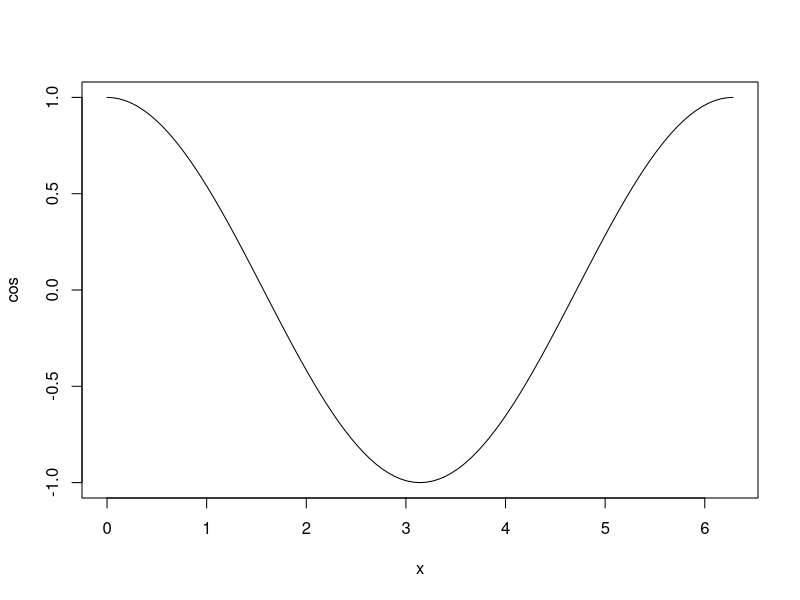

Here is the R script that generated this plot: (Note: this script raises an error after producing the figure.)
plot(cos, xlim=c(0, 2*pi)) #c() concatenates 0 and 2*pi
1:22 #sequence from 1 to 22

#sequence wil specific length
seq(from=0, to=pi,length.out=314) #fr=0 works (character matching)
c(1, 2, -10)

sum(1:100)

head(month.abb) #"Jan"
tail(month.name) #"January"

letters #character vector lower
LETTERS #character vector upper
letters[2]
letters[-(1:20)]

c(letters, month.abb)

#gets date as that format
#%b is month(abbreviated)
x = seq(from=as.Date('Jan 01, 2004', format='%b %d, %Y'),
        to=as.Date('2004-12-31'), #R already knows this format
        by='day'
        ) #makes table with headers and days
table(months(x))
which(x=="2004-09-01") #finds place of day (245th)

Sys.Date() #date
Sys.time() #date and time
as.Date('2017-12-31') - Sys.Date()

neighbour = 'November 22, 1969'
me = 'May 10, 2000'
as.Date(me, format='%b %d, %Y') - as.Date(neighbour, format='%b %d, %Y')

z = sample(letters, size=10) #random 10 letters
class(z)
print(z)

#R does the for loop for you, fastest way
#because all variables are vectorized
sqrt(1:4)
2^(1:4)
1:4 + seq(0, pi, length.out=4)

3 + 1:6 #shorter length object gets recycled
0:1 + 1:6 #adds 1 to every other number seq(0, 1) is recycled
#  0 1 0 1 0 1
#+ 1 2 3 4 5 6
#-------------
#  1 3 3 5 5 6

1:3 * 1:5 #uneven recycle, watch out (triggers warning but not error)
#  1 2 3 1 2
#x 1 2 3 4 5
#___________
#  1 4 9 4 10

b = 101:129
b %% 3 == 0 #sequence of booleans (TRUE if divisible by 3)

TRUE + FALSE #1
TRUE + TRUE #2
FALSE + FALSE #0

mean(C(T, T, F)) #short hand for TRUE and FALSE

ppl = sample(c("Male", "Female"),
             size=1e3,
             replace=T)
mean(ppl=="Male") #percentage of males

#matrices must be the same type
#3x3 matrix holding numbers 1-9
m = matrix(1:9, nrow=3) #map starting with columns default
#cuts out a 2x2 matrix
m[1:2, 1:2]
#empty space means all, ncol(m) means all, so they're equal
identical(m[1:2, ], m[1:2, 1:ncol(m)])
str(m)
m[4]
mean(m)
matrix(letters[1:9], nrow=3, byrow=T) #map starting with rows

#LISTS
#collection of possibly heterogeneous data types
my_info = list(first='Joe', last='Schmoe')
my_info$first == my_info[1]
my_info$first == 'Bob'
my_info[['first']]
my_info$weight_history = seq(0, 180, length.out=10)
my_info$age = 23
my_info$siblings = c(brothers=1, sisters=2) #named vector
str(my_info)
#a dataframe is a list of vectors where all the same length

n = 6
data3 = data.frame(id=1:n,
                   #n samples, from 100 to 200
                   weight=runif(n, min=100, max=200), #uniform distribution
                   birthm = sample(month.abb, size=n, replace=T)
                   )
data3[["id"]]
data3$id
data3[, "id"] #row by column

head(data.frame, 2) #strings have factors
days = data.frame(table(months(x)))
names(days) = c("month", "days")
days$month = as.character(days$month)
#
days$month = factor(days$month, levels=month.name)
days[order(days$month),] #order rows using factor

df = data.frame(y=rnorm(10),
                k=sample(letters[1:3], size=10, replace=T))

lm(y~k, df)

head(lm)
tail(lm)

my_function = function(theta) {
  x = cos(theta)
  y = sin(theta)
  c(x, y)
}

`+`(1, 10)
1:10 + 21:30

my_sum = function(x) Reduce(`+`, x)
my_sum(1:10)
sum(1:10)
  